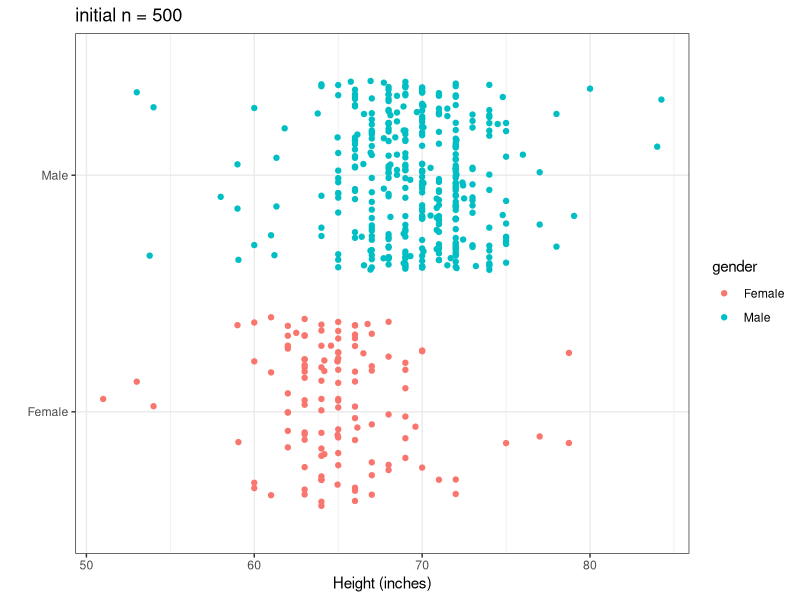
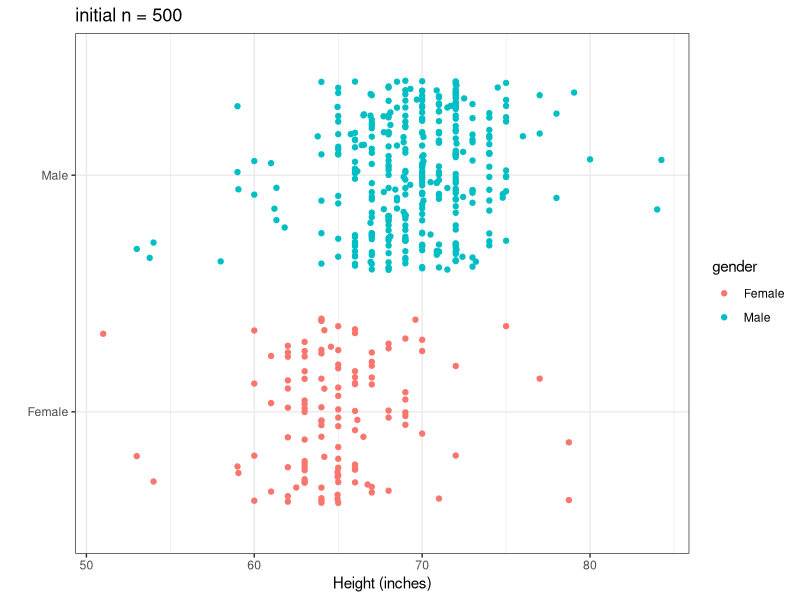

Source code (R) for these figures, in order:

library(tidyverse)
library(dslabs)

# From: Intro to Data Science
# by Rafael A. Irizarry
# http://rafalab.dfci.harvard.edu/dsbook-part-1/

### Section 17 String Processing ####

# In section 17.7, we deal with a dataset of self-reported heights collected from a sample of students:
heights %>% as_tibble() # cleaned version of the data
reported_heights %>% as_tibble() # the original survey data (pre-cleaning)
# note that the cleaned version has had some of the rows removed already
# the original survey data has the height info stored within strings
# different respondents (students) formatted/entered their height differently... we have heterogeneity in units, format/punctuation, as well as obvious errors etc 

# In this script, we'll use stringr functions to clean up reported_heights
# the desired output is numerical data on each student's height, in consistent measurement units (let's go w/ inches), with values we know are impossible replaced w/ NA

# This is a process... we'll do as well as we can!

# I'm going to build it up step-by-step, and use a github repo to demo the process...

reported_heights$height
# To start, let's build something that handles the diversity of cases we get in a small subset, say, the first 150 entries.
reported_heights$height[1:150]

# Can we describe some of the heterogeneity here?
# 1. whole (integer) numbers between XX-XX that can be assumed as human heights in inches. what XX-XX? 48-84 seems reasonable (4 feet - 7 feet)
# 2. whole (integer) numbers that are between 4-7, that we assume are heights given in feet
  # 2b. decimal numbers between 4-7, that we assume are `feet.inches`
  # 2c. numbers with an intervening space, and the first one is is an integter between 4-7, that we assume are `feet inches`
# 3. decimal numbers that are between 48-84, that we assume are given in inches
# 4. whole (integer) or decimal numbers that are between 120ish - 210ish, that we assume are heights in cm
# 5. really big numbers that we assume are errors
# 6. numbers with ' separator that can be converted to feet and inches
  # 6b. numbers with , separator that can be converted to feet and inches
# ...

n_samp <- 500

output_df <- reported_heights[1:n_samp,] %>% 
  mutate(height = str_replace(height, '\'', '\' ')) %>% 
  mutate(height = str_replace(height, '  ', ' ')) %>% # let's get spaces as separators
  pull(height) %>% 
  str_split_fixed(., pattern = ' ', n = Inf) %>% # then carve at the spaces
  data.frame() %>% 
  mutate(part_1_num = as.numeric(str_remove_all(X1, pattern = '[^0-9.]'))) %>% 
  mutate(part_2_num = as.numeric(str_remove_all(X2, pattern = '[^0-9.]'))) %>% 
  rename('part_1' = X1, 'part_2' = X2) %>% 
  mutate(height_inches = case_when(
    part_1_num > 48 & part_1_num <= 84 ~ part_1_num,
    part_1_num > 120 & part_1_num <= 215 ~ part_1_num / 2.54,
    part_1_num > 4 & part_1_num <= 7 ~ part_1_num * 12,
    part_1_num > 1.2 & part_1_num <= 2 ~ part_1_num * 100 / 2.54, # let's assume a v. small number is m
    TRUE ~ NA
  )) %>% 
  mutate(height_inches = ifelse(part_2 != '' & part_2_num <= 12, height_inches + part_2_num, height_inches)) %>% 
  mutate(decimal_as_inches = part_1_num > 4 & part_1_num <= 7 & (as.character((part_1_num - floor(part_1_num))) %in% as.character(seq(0.1, 0.9, by = 0.1)))) %>% # note the ambiguity, is 5.3s a 5'3"? I will assume as much.
  # this is clunky due to floating point
  mutate(height_inches = ifelse(decimal_as_inches == T, floor(part_1_num) * 12 + 10 * (part_1_num %% floor(part_1_num)), height_inches)) %>% # extra step for the decimal_as_inches format
  mutate(orig = reported_heights[1:n_samp, 'height']) %>% 
  mutate(gender = reported_heights[1:n_samp, 'sex']) %>% 
  select(gender, orig, height_inches)
  
# inspect the output to see if it makese sense
# let's list some cases that need to be handled still:
# row 40 is feet.inches (pretty common format I think)... DONE

# let's take a look at the distribution for the first 150 after cleaning, then expand up to more rows...

(mytitle <- str_c('initial n = ', nrow(output_df), sep = ''))
myplot <- output_df %>% 
  ggplot() + theme_bw() +
  geom_jitter(aes(x = height_inches, y = gender, color = gender), width = 0, height = 0.4) +
  labs(x = 'Height (inches)', y = '') +
  ggtitle(mytitle)
myplot
ggsave(filename = 'cleaned_heights.pdf', plot = myplot, width = 6, height = 4, units = 'in')
# some extreme values... let's continue...

output_df %>% as_tibble() %>% select(height_inches, orig) %>% print(n = Inf) # scan for other cases
output_df %>% as_tibble %>% select(height_inches, orig) %>% 
  slice(c(363,376))

# row 66 is oddball/uncommon might actually be 5'11"
# row 187 oddball '5 feet and 8.11 inches' not handled
# row 311 is oddball (in words)
# row 194 5.25 might *actually* be 5 and 1/4 feet 
# row 231, 242, 292 similarly values like 5.5 may not be 5'5", but rather 5'6"
# *** row 288 '6,8' is not 68, but rather I think it's 6'8"
# and also row 357 '5,4' should be 64 not 54
# and also row 466 '5,8' should be 68 not 58
# we assume people don't give their fractional height in feet if the fraction is something harder to intuit, like 10ths or 5ths. but they might give their fractional height in feet if it's x.25, x.5, x.75...
# row 320 '5.1' should be 61, why is it 61.2 ??
# rows 332, 492, '5.11' should be 71, not 61.3
# row 372 '6.1' should be 73, not 73.2
# row 363 that person might be 7 foot and that could be real... let's change to >= to be a just bit more permissive for the extreme heights
# similarly, row 376, 214 might be real for cm height (just over 7 feet)
# row 448 "2'33" is nonsense/shouldn't be handled (should be NA I think)
